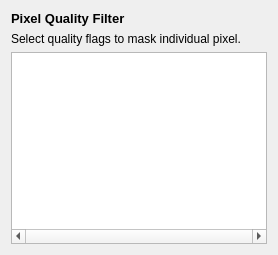
            <widget class="QWidget" name="tab_5">
             <attribute name="icon">
              <iconset>
               <normaloff>icons/bitflag.png</normaloff>icons/bitflag.png</iconset>
             </attribute>
             <attribute name="title">
              <string/>
             </attribute>
             <layout class="QVBoxLayout" name="verticalLayout_33">
              <item>
               <widget class="QLabel" name="label_14">
                <property name="font">
                 <font>
                  <pointsize>10</pointsize>
                  <weight>75</weight>
                  <bold>true</bold>
                 </font>
                </property>
                <property name="text">
                 <string>Pixel Quality Filter</string>
                </property>
               </widget>
              </item>
              <item>
               <widget class="QLabel" name="label_49">
                <property name="minimumSize">
                 <size>
                  <width>70</width>
                  <height>0</height>
                 </size>
                </property>
                <property name="text">
                 <string>Select quality flags to mask individual pixel.</string>
                </property>
               </widget>
              </item>
              <item>
               <widget class="QTreeWidget" name="mFilterBitmask">
                <property name="verticalScrollBarPolicy">
                 <enum>Qt::ScrollBarAsNeeded</enum>
                </property>
                <property name="horizontalScrollBarPolicy">
                 <enum>Qt::ScrollBarAlwaysOn</enum>
                </property>
                <property name="alternatingRowColors">
                 <bool>true</bool>
                </property>
                <property name="rootIsDecorated">
                 <bool>true</bool>
                </property>
                <property name="uniformRowHeights">
                 <bool>false</bool>
                </property>
                <property name="itemsExpandable">
                 <bool>true</bool>
                </property>
                <attribute name="headerVisible">
                 <bool>false</bool>
                </attribute>
                <column>
                 <property name="text">
                  <string notr="true">1</string>
                 </property>
                </column>
               </widget>
              </item>
             </layout>
            </widget>
